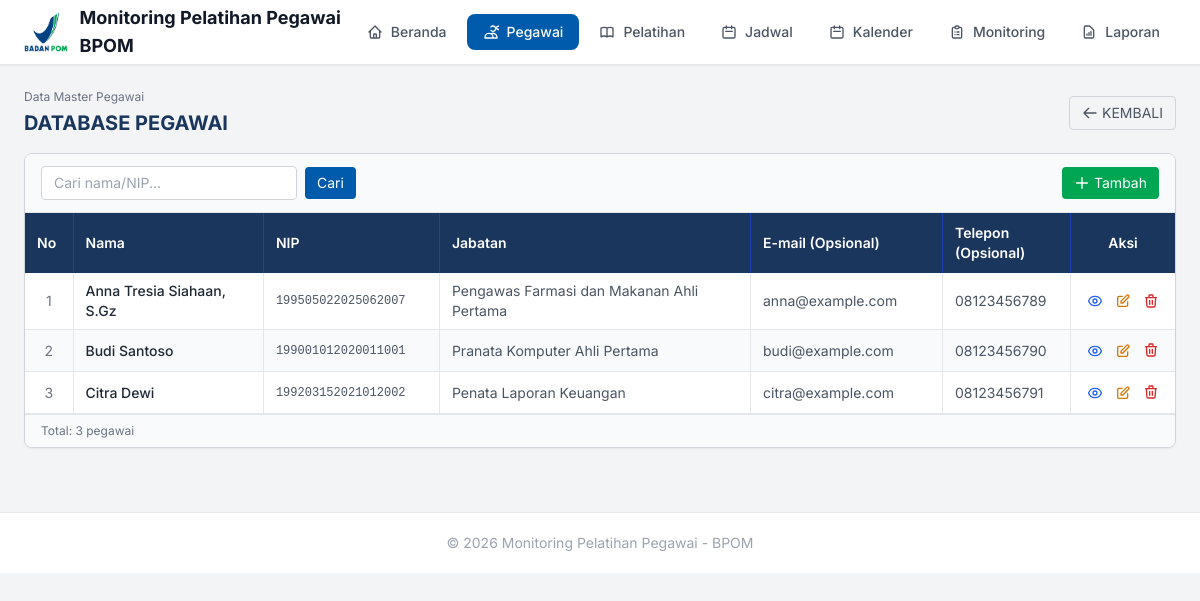
Page /pages/pegawai.php on the committed database.
### tables this page shows
CREATE TABLE pegawai (
    id INT AUTO_INCREMENT PRIMARY KEY,
    nama VARCHAR(255) NOT NULL,
    nip VARCHAR(50) NOT NULL UNIQUE,
    jabatan VARCHAR(255),
    email VARCHAR(100),
    phone VARCHAR(20),
    created_at TIMESTAMP DEFAULT CURRENT_TIMESTAMP
);

### pages/pegawai.php (the view, shortened to what this page needs)
<?php
require_once '../includes/header.php';
$conn = getConnection();
$search = $_GET['search'] ?? '';
$whereClause = $search ? "WHERE nama LIKE '%$search%' OR nip LIKE '%$search%'" : "";
$pegawai = $conn->query("SELECT * FROM pegawai $whereClause ORDER BY nama");
$editData = null;
$showForm = (isset($_GET['action']) && $_GET['action'] == 'add') || $editData;
?>
<div class="flex flex-col md:flex-row md:items-center md:justify-between gap-4 mb-4">
    <div>
        <p class="text-xs text-gray-500 mb-1">Data Master Pegawai</p>
        <h1 class="text-xl font-bold text-gray-800" style="color:#1a365d;">DATABASE PEGAWAI</h1>
    </div>
    <a href="../index.php" class="inline-flex items-center gap-1 text-sm px-3 py-1.5 rounded border border-gray-300 hover:bg-gray-50 text-gray-600">
        <svg class="w-4 h-4" fill="none" stroke="currentColor" viewBox="0 0 24 24"><path stroke-linecap="round" stroke-linejoin="round" stroke-width="2" d="M10 19l-7-7m0 0l7-7m-7 7h18"/></svg>
        KEMBALI
    </a>
</div>
<div class="bg-white rounded-lg border border-gray-300 shadow-sm overflow-hidden">
    <div class="flex flex-col sm:flex-row sm:items-center sm:justify-between gap-3 px-4 py-3 border-b border-gray-200" style="background:#f8fafc;">
        <form method="GET" class="flex items-center gap-2">
            <input type="text" name="search" placeholder="Cari nama/NIP..." value="<?= htmlspecialchars($search) ?>" class="px-3 py-1.5 text-sm border border-gray-300 rounded w-64 focus:outline-none focus:border-blue-500">
            <button type="submit" class="px-3 py-1.5 text-sm text-white rounded" style="background:#005BAC;">Cari</button>
        </form>
        <?php if(!$showForm): ?>
        <a href="?action=add" class="inline-flex items-center gap-1 px-3 py-1.5 text-sm text-white rounded" style="background:#00A651;">
            <svg class="w-4 h-4" fill="none" stroke="currentColor" viewBox="0 0 24 24"><path stroke-linecap="round" stroke-linejoin="round" stroke-width="2" d="M12 4v16m8-8H4"/></svg>
            Tambah
        </a>
        <?php endif; ?>
    </div>
    <div class="overflow-x-auto">
        <table class="w-full text-sm">
            <thead>
                <tr style="background:#1a365d; color:white;">
                    <th class="px-3 py-2.5 text-left font-semibold border-r border-blue-800 w-12">No</th>
                    <th class="px-3 py-2.5 text-left font-semibold border-r border-blue-800">Nama</th>
                    <th class="px-3 py-2.5 text-left font-semibold border-r border-blue-800 w-44">NIP</th>
                    <th class="px-3 py-2.5 text-left font-semibold border-r border-blue-800">Jabatan</th>
                    <th class="px-3 py-2.5 text-left font-semibold border-r border-blue-800 w-48">E-mail (Opsional)</th>
                    <th class="px-3 py-2.5 text-left font-semibold border-r border-blue-800 w-32">Telepon (Opsional)</th>
                    <th class="px-3 py-2.5 text-center font-semibold w-20">Aksi</th>
                </tr>
            </thead>
            <tbody>
<?php if($pegawai->num_rows > 0): $no = 1; while($row = $pegawai->fetch_assoc()):
    $bgColor = $no % 2 == 0 ? '#f8fafc' : '#ffffff';
?>
                <tr style="background:<?= $bgColor ?>;" class="hover:bg-blue-50 border-b border-gray-200">
                    <td class="px-3 py-2 text-gray-500 border-r border-gray-200 text-center"><?= $no++ ?></td>
                    <td class="px-3 py-2 border-r border-gray-200 font-medium text-gray-800"><?= $row['nama'] ?></td>
                    <td class="px-3 py-2 border-r border-gray-200 text-gray-600 font-mono text-xs"><?= $row['nip'] ?></td>
                    <td class="px-3 py-2 border-r border-gray-200 text-gray-600"><?= $row['jabatan'] ?: '-' ?></td>
                    <td class="px-3 py-2 border-r border-gray-200 text-gray-600"><?= $row['email'] ?: '-' ?></td>
                    <td class="px-3 py-2 border-r border-gray-200 text-gray-600"><?= $row['phone'] ?: '-' ?></td>
                    <td class="px-3 py-2 text-center">
                        <div class="flex items-center justify-center gap-1">
                            <a href="pegawai_detail.php?id=<?= $row['id'] ?>" class="p-1 text-blue-600 hover:bg-blue-50 rounded" title="Lihat Detail">
                            </a>
                            <a href="?edit=<?= $row['id'] ?>" class="p-1 text-amber-600 hover:bg-amber-50 rounded" title="Edit">
                                <svg class="w-4 h-4" fill="none" stroke="currentColor" viewBox="0 0 24 24"><path stroke-linecap="round" stroke-linejoin="round" stroke-width="2" d="M11 5H6a2 2 0 00-2 2v11a2 2 0 002 2h11a2 2 0 002-2v-5m-1.414-9.414a2 2 0 112.828 2.828L11.828 15H9v-2.828l8.586-8.586z"/></svg>
                            </a>
                            <form method="POST" onsubmit="return confirm('Hapus data ini?')" class="inline">
                                <button type="submit" class="p-1 text-red-600 hover:bg-red-50 rounded" title="Hapus">
                                    <svg class="w-4 h-4" fill="none" stroke="currentColor" viewBox="0 0 24 24"><path stroke-linecap="round" stroke-linejoin="round" stroke-width="2" d="M19 7l-.867 12.142A2 2 0 0116.138 21H7.862a2 2 0 01-1.995-1.858L5 7m5 4v6m4-6v6m1-10V4a1 1 0 00-1-1h-4a1 1 0 00-1 1v3M4 7h16"/></svg>
                                </button>
                            </form>
                        </div>
                    </td>
                </tr>
<?php endwhile; endif; ?>
            </tbody>
        </table>
    </div>
    <div class="px-4 py-2 border-t border-gray-200 text-xs text-gray-500" style="background:#f8fafc;">
        Total: <?= $pegawai->num_rows ?> pegawai
    </div>
</div>
<?php $conn->close(); require_once '../includes/footer.php'; ?>

### includes/header.php (style rules this page uses)
* { font-family: 'Inter', -apple-system, BlinkMacSystemFont, sans-serif; }

### rows in the picture
pegawai: nama "Anna Tresia Siahaan, S.Gz", nip "199505022025062007", jabatan "Pengawas Farmasi dan Makanan Ahli Pertama", email "anna@example.com", phone "08123456789"
pegawai: nama "Budi Santoso", nip "199001012020011001", jabatan "Pranata Komputer Ahli Pertama", email "budi@example.com", phone "08123456790"
pegawai: nama "Citra Dewi", nip "199203152021012002", jabatan "Penata Laporan Keuangan", email "citra@example.com", phone "08123456791"

### other values in the picture
$item['label'] "Beranda"
$item['label'] "Pegawai"
$item['label'] "Pelatihan"
$item['label'] "Jadwal"
$item['label'] "Kalender"
$item['label'] "Monitoring"
$item['label'] "Laporan"
$pegawai->num_rows "3"
